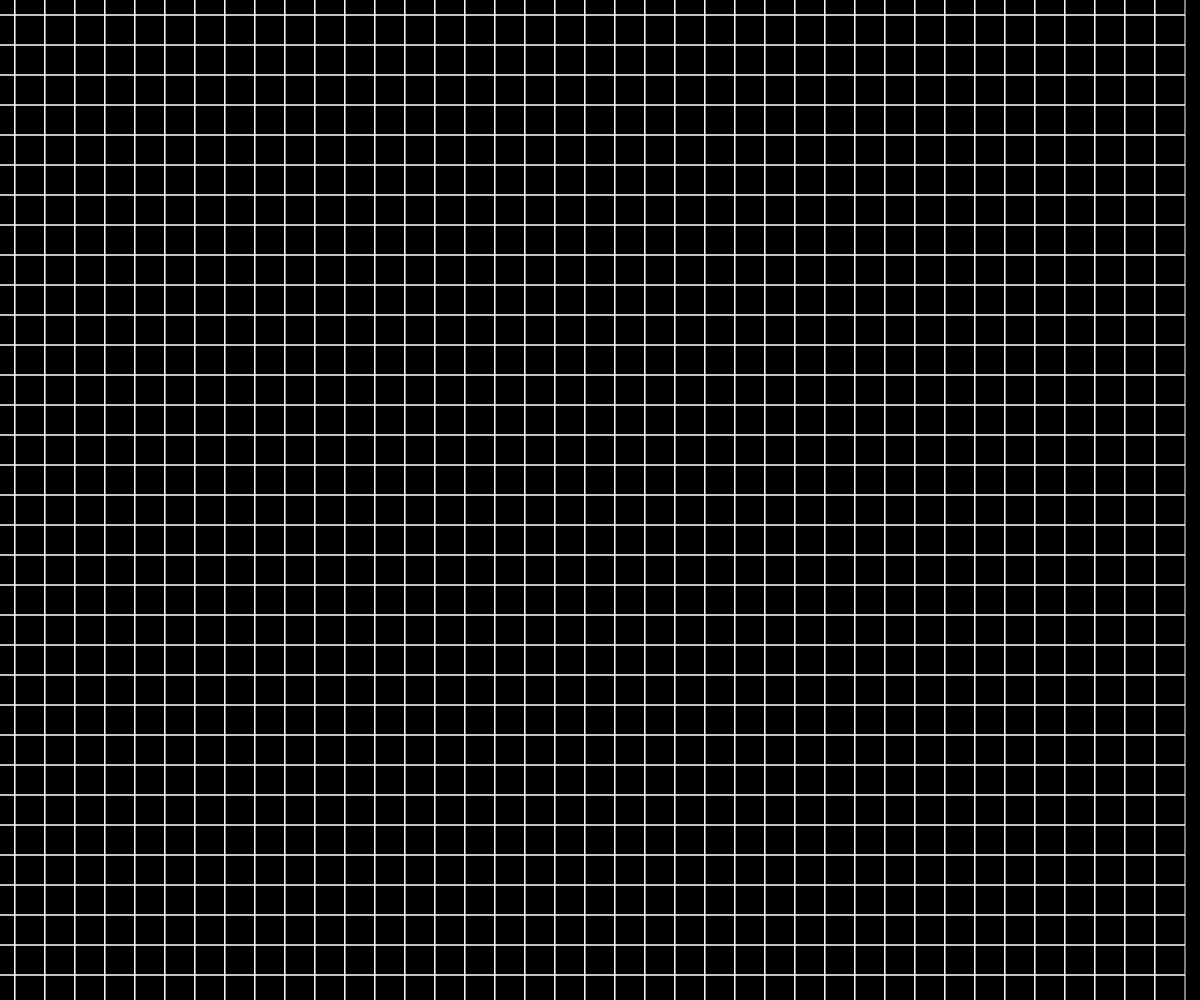
Frame 1 (no input)
Frame 60 (no input): identical to frame 1, image omitted
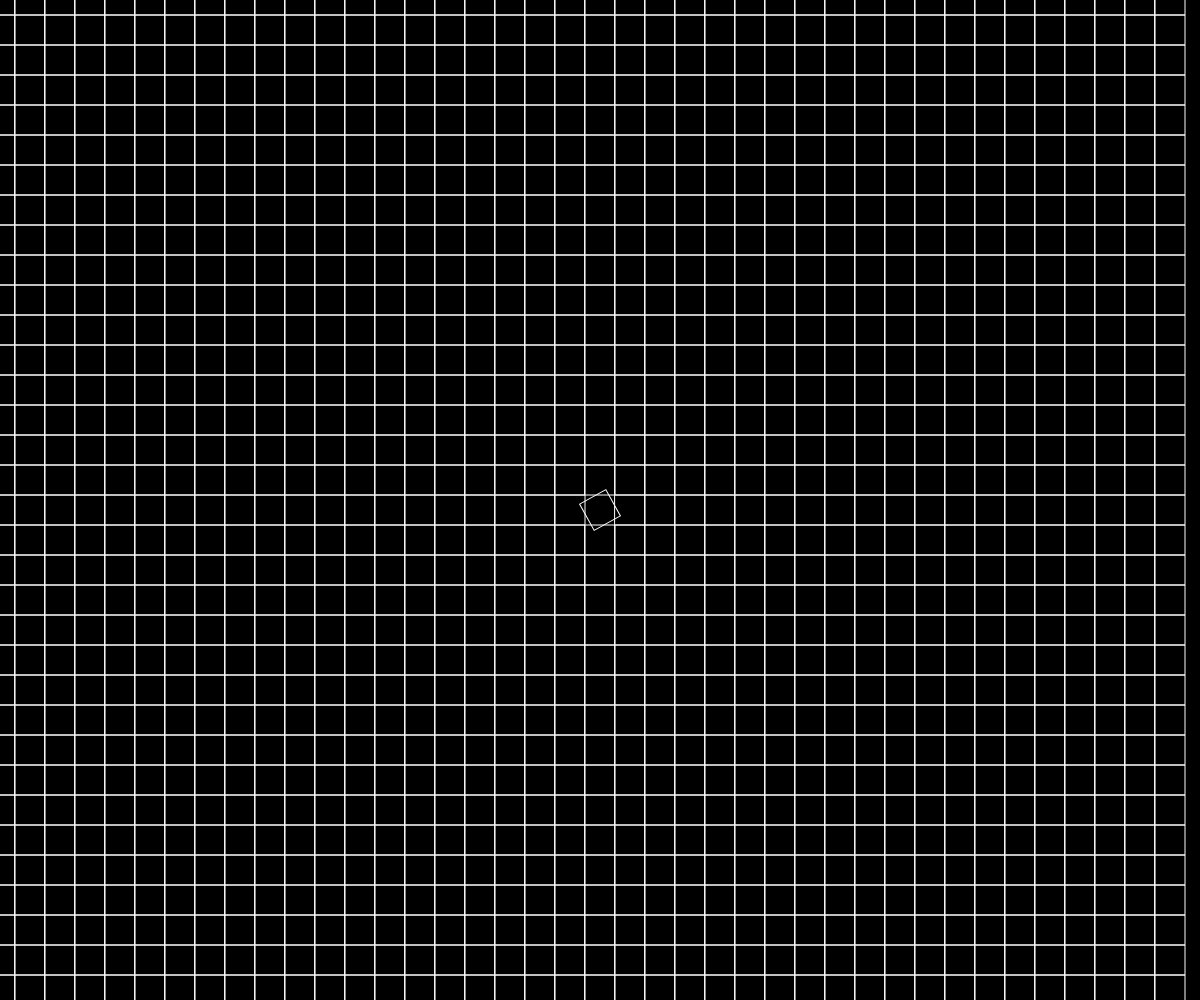
Frame 120 (the mouse pressed at the canvas centre since frame 60)

The p5.js sketch that drew these frames (run headless with seeded random() and noise() and a simulated clock; from frame 60 on, the mouse is pressed at the canvas centre):

// p5.js sketch
// ── sketch.js
let blocks = [];
let rows;
let cols;
let size = 30;
let offset = 20;
let distMouse = 20;
let b;

function setup() {
  createCanvas(window.innerWidth, window.innerHeight);
  rectMode(CENTER);
  angleMode(DEGREES);
  cols = width / size;
  rows = height / size;

  //   b = new Block(width / 2, height / 2);
  for (let i = 0; i < cols; i++) {
    blocks[i] = [];
    for (let j = 0; j < rows; j++) {
      blocks[i][j] = new Block(i * size, j * size);
    }
  }
}

function draw() {
  background(0);
  //   b.move();
  //   b.display();
  for (let i = 0; i < cols; i++) {
    for (let j = 0; j < rows; j++) {
      blocks[i][j].move();
      blocks[i][j].display();
    }
  }
}

// ── block.js
class Block {
  constructor(x, y) {
    this.x = x;
    this.y = y;
    this.angle = 0;
    this.colour = 255;
  }

  display() {
    noFill();
    stroke(this.colour);
    push();
    translate(this.x, this.y);
    rotate(this.angle);
    rect(0, 0, size, size);
    pop();
  }

  move() {
    let distance;
    if (pmouseX - mouseX != 0 || pmouseY - mouseY != 0) {
      distance = dist(mouseX, mouseY, this.x, this.y);
      if (distance < distMouse) {
        this.angle += 1;
      }
    }

    if (this.angle > 0 && this.angle < 90) {
      this.angle += 1;
    } else {
      this.angle = 0;
    }
  }
}
